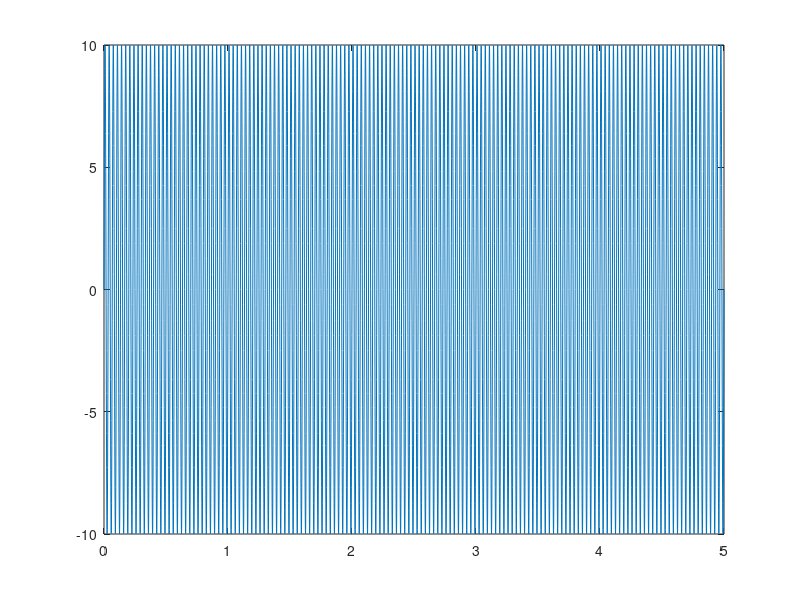

This figure's MATLAB source:
sampling_rate = 1000; % hz
sampling_period = 1/sampling_rate; %s
sampling_duration = 5; %s

signal_frequency = 30; %hz
signal_magnitude = 10;

t = 0:sampling_period:sampling_duration;
samples = signal_magnitude.*sin(2.*pi.*signal_frequency.*t);

plot(t, samples)
